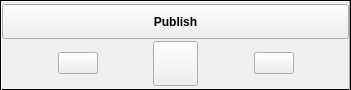
<?xml version="1.0" encoding="UTF-8"?>
<ui version="4.0">
 <class>PublishButtonFrame</class>
 <widget class="QFrame" name="PublishButtonFrame">
  <property name="geometry">
   <rect>
    <x>0</x>
    <y>0</y>
    <width>351</width>
    <height>90</height>
   </rect>
  </property>
  <property name="sizePolicy">
   <sizepolicy hsizetype="Preferred" vsizetype="Maximum">
    <horstretch>0</horstretch>
    <verstretch>0</verstretch>
   </sizepolicy>
  </property>
  <property name="minimumSize">
   <size>
    <width>0</width>
    <height>90</height>
   </size>
  </property>
  <property name="maximumSize">
   <size>
    <width>16777215</width>
    <height>90</height>
   </size>
  </property>
  <property name="windowTitle">
   <string>Frame</string>
  </property>
  <property name="frameShape">
   <enum>QFrame::Box</enum>
  </property>
  <layout class="QVBoxLayout" name="verticalLayout_4" stretch="2">
   <property name="spacing">
    <number>0</number>
   </property>
   <property name="leftMargin">
    <number>0</number>
   </property>
   <property name="topMargin">
    <number>0</number>
   </property>
   <property name="rightMargin">
    <number>0</number>
   </property>
   <property name="bottomMargin">
    <number>0</number>
   </property>
   <item>
    <widget class="QFrame" name="frame">
     <property name="sizePolicy">
      <sizepolicy hsizetype="Minimum" vsizetype="Fixed">
       <horstretch>0</horstretch>
       <verstretch>0</verstretch>
      </sizepolicy>
     </property>
     <property name="minimumSize">
      <size>
       <width>0</width>
       <height>90</height>
      </size>
     </property>
     <property name="maximumSize">
      <size>
       <width>16777215</width>
       <height>90</height>
      </size>
     </property>
     <property name="frameShape">
      <enum>QFrame::Panel</enum>
     </property>
     <property name="frameShadow">
      <enum>QFrame::Raised</enum>
     </property>
     <layout class="QVBoxLayout" name="verticalLayout_3">
      <property name="spacing">
       <number>0</number>
      </property>
      <property name="leftMargin">
       <number>0</number>
      </property>
      <property name="topMargin">
       <number>0</number>
      </property>
      <property name="rightMargin">
       <number>0</number>
      </property>
      <property name="bottomMargin">
       <number>0</number>
      </property>
      <item>
       <widget class="QPushButton" name="btnPublish">
        <property name="minimumSize">
         <size>
          <width>0</width>
          <height>35</height>
         </size>
        </property>
        <property name="maximumSize">
         <size>
          <width>16777215</width>
          <height>35</height>
         </size>
        </property>
        <property name="baseSize">
         <size>
          <width>0</width>
          <height>35</height>
         </size>
        </property>
        <property name="font">
         <font>
          <weight>75</weight>
          <bold>true</bold>
         </font>
        </property>
        <property name="text">
         <string>Publish</string>
        </property>
        <property name="checkable">
         <bool>false</bool>
        </property>
       </widget>
      </item>
      <item>
       <layout class="QHBoxLayout" name="horizontalLayout">
        <item>
         <spacer name="horizontalSpacer_3">
          <property name="orientation">
           <enum>Qt::Horizontal</enum>
          </property>
          <property name="sizeHint" stdset="0">
           <size>
            <width>40</width>
            <height>20</height>
           </size>
          </property>
         </spacer>
        </item>
        <item>
         <layout class="QVBoxLayout" name="verticalLayout">
          <property name="spacing">
           <number>2</number>
          </property>
          <item>
           <widget class="QPushButton" name="btnCW">
            <property name="sizePolicy">
             <sizepolicy hsizetype="Fixed" vsizetype="Fixed">
              <horstretch>0</horstretch>
              <verstretch>0</verstretch>
             </sizepolicy>
            </property>
            <property name="text">
             <string/>
            </property>
            <property name="icon">
             <iconset resource="resources.qrc">
              <normaloff>:/img/data/icon_rotate_cw.png</normaloff>:/img/data/icon_rotate_cw.png</iconset>
            </property>
           </widget>
          </item>
         </layout>
        </item>
        <item>
         <spacer name="horizontalSpacer">
          <property name="orientation">
           <enum>Qt::Horizontal</enum>
          </property>
          <property name="sizeHint" stdset="0">
           <size>
            <width>40</width>
            <height>20</height>
           </size>
          </property>
         </spacer>
        </item>
        <item>
         <widget class="ColorPushButton" name="btnColor">
          <property name="minimumSize">
           <size>
            <width>45</width>
            <height>45</height>
           </size>
          </property>
          <property name="maximumSize">
           <size>
            <width>90</width>
            <height>45</height>
           </size>
          </property>
          <property name="text">
           <string/>
          </property>
         </widget>
        </item>
        <item>
         <spacer name="horizontalSpacer_2">
          <property name="orientation">
           <enum>Qt::Horizontal</enum>
          </property>
          <property name="sizeHint" stdset="0">
           <size>
            <width>40</width>
            <height>20</height>
           </size>
          </property>
         </spacer>
        </item>
        <item>
         <layout class="QVBoxLayout" name="verticalLayout_2">
          <property name="spacing">
           <number>2</number>
          </property>
          <item>
           <widget class="QPushButton" name="btnCCW">
            <property name="sizePolicy">
             <sizepolicy hsizetype="Fixed" vsizetype="Fixed">
              <horstretch>0</horstretch>
              <verstretch>0</verstretch>
             </sizepolicy>
            </property>
            <property name="text">
             <string/>
            </property>
            <property name="icon">
             <iconset resource="resources.qrc">
              <normaloff>:/img/data/icon_rotate_ccw.png</normaloff>:/img/data/icon_rotate_ccw.png</iconset>
            </property>
           </widget>
          </item>
         </layout>
        </item>
        <item>
         <spacer name="horizontalSpacer_4">
          <property name="orientation">
           <enum>Qt::Horizontal</enum>
          </property>
          <property name="sizeHint" stdset="0">
           <size>
            <width>40</width>
            <height>20</height>
           </size>
          </property>
         </spacer>
        </item>
       </layout>
      </item>
     </layout>
    </widget>
   </item>
  </layout>
 </widget>
 <customwidgets>
  <customwidget>
   <class>ColorPushButton</class>
   <extends>QPushButton</extends>
   <header>colorpushbutton.h</header>
  </customwidget>
 </customwidgets>
 <resources>
  <include location="resources.qrc"/>
 </resources>
 <connections/>
</ui>
